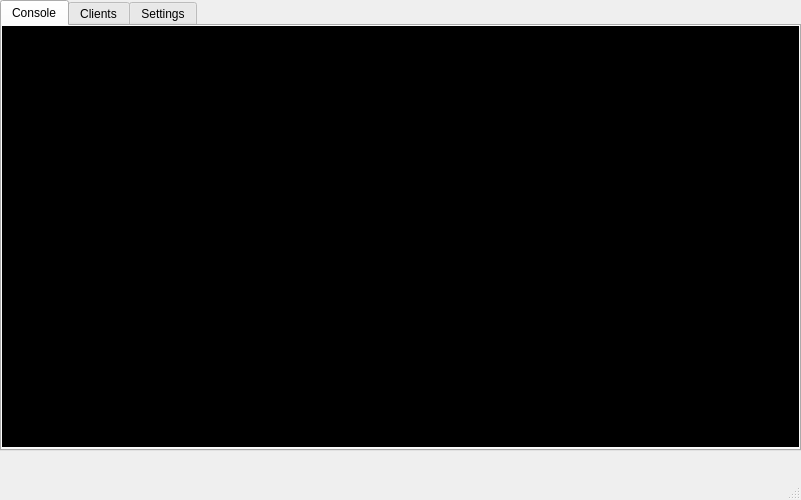
<?xml version="1.0" encoding="UTF-8"?>
<ui version="4.0">
 <class>MainWindow</class>
 <widget class="QMainWindow" name="MainWindow">
  <property name="geometry">
   <rect>
    <x>0</x>
    <y>0</y>
    <width>801</width>
    <height>500</height>
   </rect>
  </property>
  <property name="windowTitle">
   <string>MainWindow</string>
  </property>
  <widget class="QWidget" name="centralwidget">
   <widget class="QTabWidget" name="admin_disconnect">
    <property name="geometry">
     <rect>
      <x>0</x>
      <y>0</y>
      <width>801</width>
      <height>451</height>
     </rect>
    </property>
    <property name="currentIndex">
     <number>0</number>
    </property>
    <widget class="QWidget" name="console">
     <attribute name="title">
      <string>Console</string>
     </attribute>
     <widget class="QListWidget" name="console_log">
      <property name="geometry">
       <rect>
        <x>0</x>
        <y>0</y>
        <width>801</width>
        <height>421</height>
       </rect>
      </property>
      <property name="styleSheet">
       <string notr="true">color: rgb(211, 215, 207);
background-color: rgb(0, 0, 0);</string>
      </property>
     </widget>
    </widget>
    <widget class="QWidget" name="admin_connected">
     <attribute name="title">
      <string>Clients</string>
     </attribute>
     <widget class="QTableWidget" name="admin_clients">
      <property name="geometry">
       <rect>
        <x>0</x>
        <y>30</y>
        <width>800</width>
        <height>390</height>
       </rect>
      </property>
      <property name="sizePolicy">
       <sizepolicy hsizetype="Expanding" vsizetype="Expanding">
        <horstretch>0</horstretch>
        <verstretch>0</verstretch>
       </sizepolicy>
      </property>
      <property name="editTriggers">
       <set>QAbstractItemView::EditKeyPressed</set>
      </property>
      <property name="dragDropOverwriteMode">
       <bool>false</bool>
      </property>
      <property name="cornerButtonEnabled">
       <bool>false</bool>
      </property>
      <column>
       <property name="text">
        <string>Address</string>
       </property>
      </column>
      <column>
       <property name="text">
        <string>Port</string>
       </property>
      </column>
      <column>
       <property name="text">
        <string>Datetime</string>
       </property>
      </column>
     </widget>
    </widget>
    <widget class="QWidget" name="admin_settings">
     <attribute name="title">
      <string>Settings</string>
     </attribute>
     <widget class="QLabel" name="admin_label_host">
      <property name="geometry">
       <rect>
        <x>60</x>
        <y>40</y>
        <width>67</width>
        <height>17</height>
       </rect>
      </property>
      <property name="text">
       <string>HOST</string>
      </property>
     </widget>
     <widget class="QLabel" name="admin_host">
      <property name="geometry">
       <rect>
        <x>250</x>
        <y>40</y>
        <width>150</width>
        <height>17</height>
       </rect>
      </property>
      <property name="text">
       <string>localhost</string>
      </property>
     </widget>
     <widget class="QLabel" name="admin_label_port">
      <property name="geometry">
       <rect>
        <x>60</x>
        <y>70</y>
        <width>67</width>
        <height>17</height>
       </rect>
      </property>
      <property name="text">
       <string>PORT</string>
      </property>
     </widget>
     <widget class="QLabel" name="admin_port">
      <property name="geometry">
       <rect>
        <x>250</x>
        <y>70</y>
        <width>67</width>
        <height>17</height>
       </rect>
      </property>
      <property name="text">
       <string>7777</string>
      </property>
     </widget>
     <widget class="QLabel" name="admin_label_database">
      <property name="geometry">
       <rect>
        <x>60</x>
        <y>100</y>
        <width>150</width>
        <height>17</height>
       </rect>
      </property>
      <property name="text">
       <string>CURRENT DATABASE</string>
      </property>
     </widget>
     <widget class="QLabel" name="admin_database">
      <property name="geometry">
       <rect>
        <x>250</x>
        <y>100</y>
        <width>300</width>
        <height>17</height>
       </rect>
      </property>
      <property name="text">
       <string>default</string>
      </property>
     </widget>
     <widget class="QPushButton" name="admin_edit_conn">
      <property name="geometry">
       <rect>
        <x>450</x>
        <y>50</y>
        <width>200</width>
        <height>25</height>
       </rect>
      </property>
      <property name="text">
       <string>CONNECTION SETTINGS</string>
      </property>
     </widget>
     <widget class="QWidget" name="host_port_dialog" native="true">
      <property name="geometry">
       <rect>
        <x>250</x>
        <y>20</y>
        <width>281</width>
        <height>361</height>
       </rect>
      </property>
      <property name="styleSheet">
       <string notr="true">background-color: rgb(243, 243, 243);</string>
      </property>
      <widget class="QLineEdit" name="settings_host">
       <property name="geometry">
        <rect>
         <x>40</x>
         <y>50</y>
         <width>200</width>
         <height>25</height>
        </rect>
       </property>
      </widget>
      <widget class="QLabel" name="settings_host_label">
       <property name="geometry">
        <rect>
         <x>50</x>
         <y>20</y>
         <width>67</width>
         <height>17</height>
        </rect>
       </property>
       <property name="text">
        <string>HOST</string>
       </property>
      </widget>
      <widget class="QLabel" name="settings_port_label">
       <property name="geometry">
        <rect>
         <x>50</x>
         <y>90</y>
         <width>67</width>
         <height>20</height>
        </rect>
       </property>
       <property name="text">
        <string>PORT</string>
       </property>
      </widget>
      <widget class="QLineEdit" name="settings_port">
       <property name="geometry">
        <rect>
         <x>40</x>
         <y>130</y>
         <width>200</width>
         <height>25</height>
        </rect>
       </property>
      </widget>
      <widget class="QDialogButtonBox" name="confirm_btns">
       <property name="geometry">
        <rect>
         <x>60</x>
         <y>290</y>
         <width>166</width>
         <height>25</height>
        </rect>
       </property>
       <property name="standardButtons">
        <set>QDialogButtonBox::Cancel|QDialogButtonBox::Ok</set>
       </property>
      </widget>
      <widget class="QLabel" name="settings_db_label">
       <property name="geometry">
        <rect>
         <x>50</x>
         <y>190</y>
         <width>100</width>
         <height>20</height>
        </rect>
       </property>
       <property name="text">
        <string>DATABASE</string>
       </property>
      </widget>
      <widget class="QComboBox" name="settings_db_choice">
       <property name="geometry">
        <rect>
         <x>40</x>
         <y>230</y>
         <width>200</width>
         <height>25</height>
        </rect>
       </property>
       <property name="cursor">
        <cursorShape>ArrowCursor</cursorShape>
       </property>
       <property name="autoFillBackground">
        <bool>false</bool>
       </property>
       <property name="frame">
        <bool>false</bool>
       </property>
      </widget>
     </widget>
     <widget class="QLabel" name="restart_needed">
      <property name="geometry">
       <rect>
        <x>60</x>
        <y>140</y>
        <width>350</width>
        <height>17</height>
       </rect>
      </property>
      <property name="font">
       <font>
        <weight>75</weight>
        <bold>true</bold>
       </font>
      </property>
      <property name="styleSheet">
       <string notr="true">color: rgb(204, 0, 0);</string>
      </property>
      <property name="text">
       <string>RESTART APPLICATION TO APPLY SETTINGS</string>
      </property>
     </widget>
     <zorder>host_port_dialog</zorder>
     <zorder>admin_label_host</zorder>
     <zorder>admin_host</zorder>
     <zorder>admin_label_port</zorder>
     <zorder>admin_port</zorder>
     <zorder>admin_label_database</zorder>
     <zorder>admin_database</zorder>
     <zorder>admin_edit_conn</zorder>
     <zorder>restart_needed</zorder>
    </widget>
   </widget>
  </widget>
  <widget class="QMenuBar" name="menubar">
   <property name="geometry">
    <rect>
     <x>0</x>
     <y>0</y>
     <width>801</width>
     <height>22</height>
    </rect>
   </property>
  </widget>
  <widget class="QStatusBar" name="statusbar"/>
 </widget>
 <resources/>
 <connections/>
</ui>
